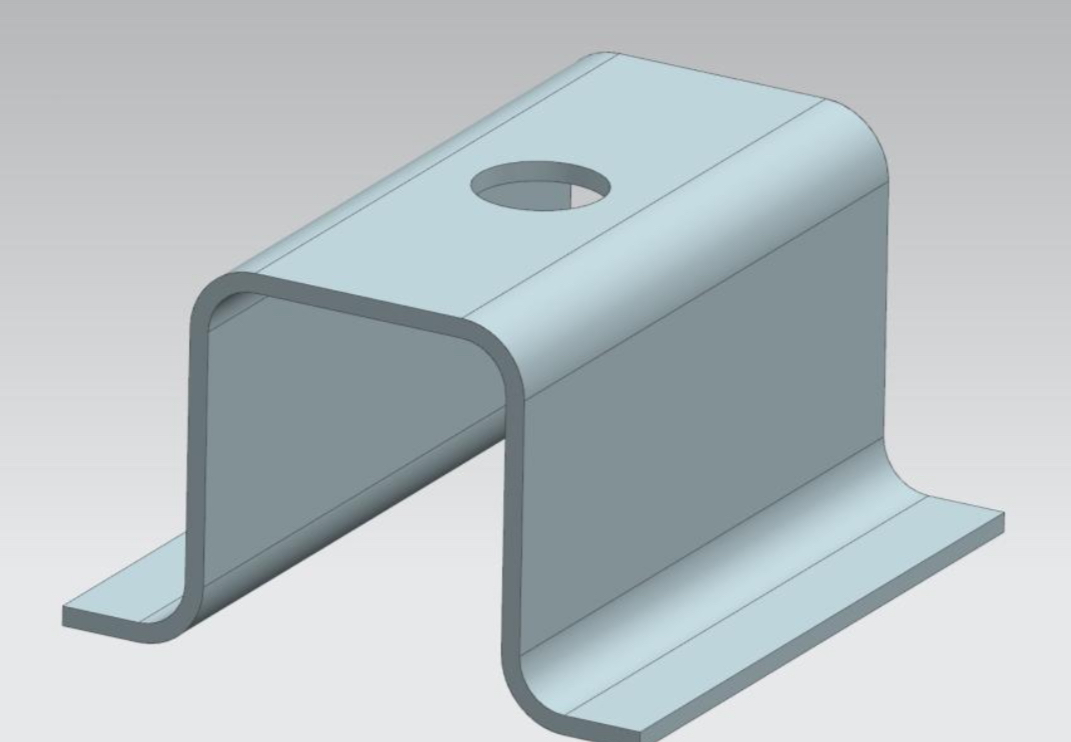
#> input picture AI/02_OpenCV/part.jpeg, 1071 x 742 px
$ python edge_detection.py
#> lines starting #> are read from the running program, lines starting #| are printed output that depends on the picture; after the words box and inside, x2 and y2 are one past the last pixel; in counts of white or black regions, pixels touching at a corner belong together
import cv2
import os

# 获取当前脚本所在文件夹
current_dir = os.path.dirname(__file__)
img_path = os.path.join(current_dir, "part.jpeg")

img = cv2.imread(img_path)
#> img is the input picture: shape (742, 1071, 3); mean B, G, R 195.2, 191.7, 183.3
if img is None:
    print(f"读取失败，尝试路径：{img_path}")
    exit()

gray = cv2.cvtColor(img, cv2.COLOR_BGR2GRAY)
edges = cv2.Canny(gray, 50, 150)
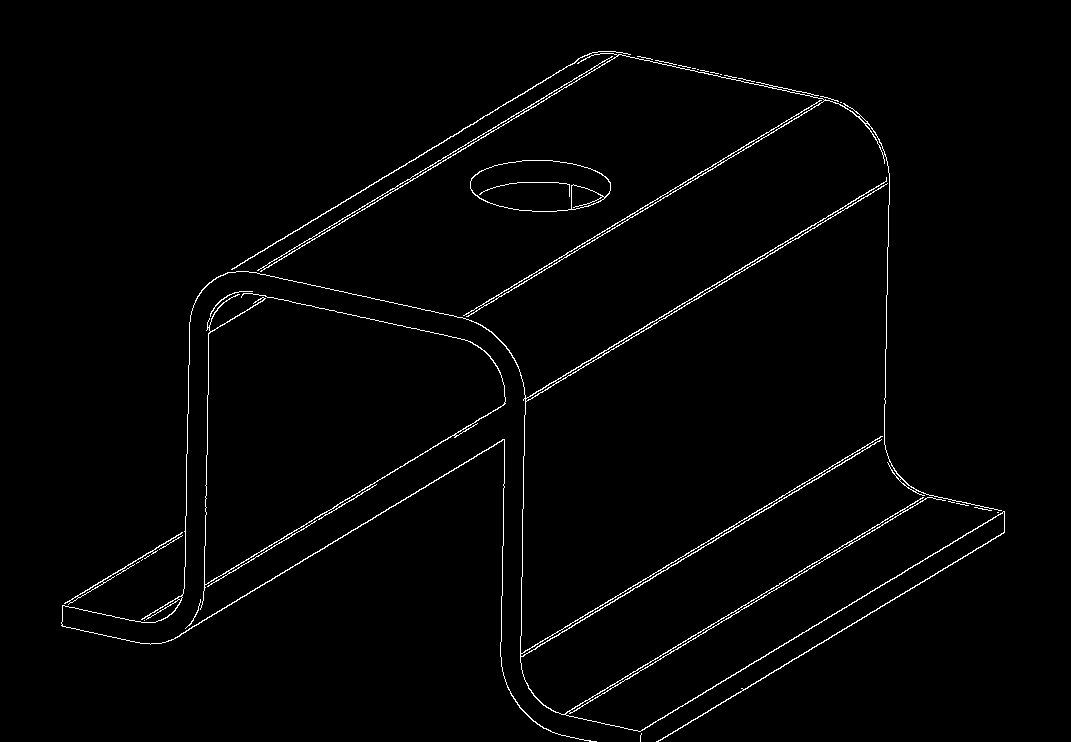
#> edges: shape (742, 1071); 1.6% white in thin lines or dots, all inside (x1, y1, x2, y2) = (61, 51, 1005, 742)

# 输出文件也保存到脚本同目录
output_path = os.path.join(current_dir, "part_edges.jpeg")
cv2.imwrite(output_path, edges)
print(f"边缘检测完成！结果已保存为 {output_path}")
